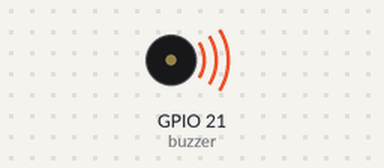
Bench run of a program on a simulated Raspberry Pi (BCM pin numbers). Shown: buzzer (waves = sounding). At 3.0 s the program stops and its outputs stay as they are.

Above: at 0.1 s.
At 3.1 s:
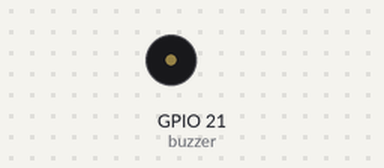
Timing chart, 0 to 4.5 s (numbered marks = the images above):
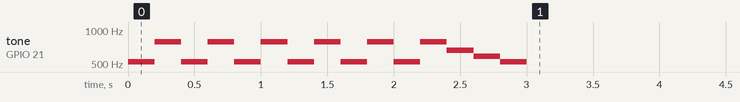

The program:

buzzer.py
```python
import RPi.GPIO as GPIO
import time


# 設置音階的頻率（Hz）
tones = {
    'C': 523.3,
    'D': 587.4,
    'E': 659.4,
    'F': 698.7,
    'G': 784.3,
    'A': 880,
    'B': 987.8,
    'C_high': 1046.5
}


"""初始化蜂鳴器"""
GPIO.setmode(GPIO.BCM)
GPIO.setup(21, GPIO.OUT)
buzzer = GPIO.PWM(21, 1)

def play_tone(buzzer, frequency, duration):
    """播放指定頻率的音調"""
    buzzer.ChangeFrequency(frequency)
    buzzer.start(50)
    time.sleep(duration)
    buzzer.stop()


def buzzer_alert():
    """蜂鳴器警報音"""
    try:

        alert_sequence = [('C', 0.2), ('G', 0.2), ('C', 0.2), ('G', 0.2) ]

        for _ in range(3):
            for note, duration in alert_sequence:
                if note in tones:
                    play_tone(buzzer, tones[note], duration)
                else:
                    time.sleep(duration)

    except:
        print("buzzer alert error")

def buzzer_notify1():
    """提示音1"""

    try:
        sound_sequence = [('C', 0.2), ('D', 0.2), ('E', 0.2)]


        for note, duration in sound_sequence:
            if note in tones:
                play_tone(buzzer, tones[note], duration)
            else:
                time.sleep(duration)

    except:
        print("buzzer alert error")

def buzzer_notify2():
    """提示音2"""

    try:
        sound_sequence = [('E', 0.2), ('D', 0.2), ('C', 0.2)]


        for note, duration in sound_sequence:
            if note in tones:
                play_tone(buzzer, tones[note], duration)
            else:
                time.sleep(duration)

    except:
        print("buzzer alert error")


if __name__ == "__main__":
    buzzer_alert()
    buzzer_notify2()
```

Measured:
- by itself, tone on GPIO 21 (buzzer): plays 523 Hz for 0.20 s, 784 Hz for 0.20 s, 523 Hz for 0.20 s, 784 Hz for 0.20 s, 523 Hz for 0.20 s, 784 Hz for 0.20 s … (15 notes in this stretch)
